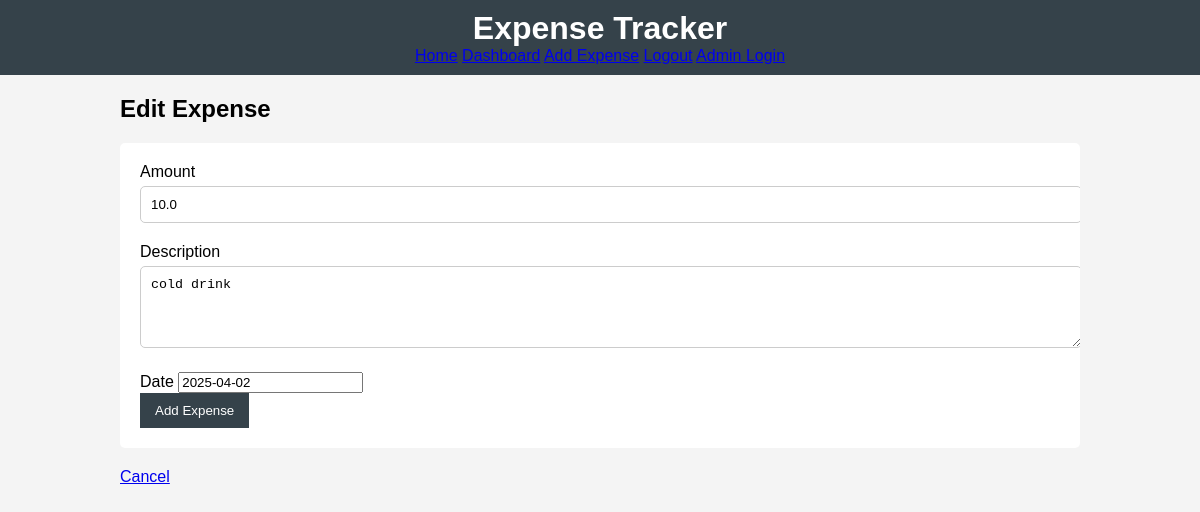
The app's page /edit_expense/3 (signed in) with its own data.
### app.py (models this page shows)
class Expense(db.Model):
    id = db.Column(db.Integer, primary_key=True)
    amount = db.Column(db.Float, nullable=False)
    description = db.Column(db.String(200), nullable=False)
    date = db.Column(db.DateTime, default=datetime.utcnow)
    user_id = db.Column(db.Integer, db.ForeignKey('user.id'), nullable=False)

### app.py (the view, shortened to what this page needs)
@app.route('/edit_expense/<int:expense_id>', methods=['GET', 'POST'])
def edit_expense(expense_id):
    if 'user_id' not in session:
        return redirect(url_for('login'))
    expense = Expense.query.get_or_404(expense_id)
    if expense.user_id != session['user_id']:
        flash('You do not have permission to edit this expense.', 'danger')
        return redirect(url_for('dashboard'))
    form = ExpenseForm(obj=expense)
    return render_template('edit_expense.html', form=form, expense=expense)

### forms.py
class ExpenseForm(FlaskForm):
    amount = FloatField('Amount', validators=[DataRequired()])
    description = TextAreaField('Description', validators=[DataRequired()])
    date = DateTimeField('Date', format='%Y-%m-%d', default=datetime.utcnow, validators=[DataRequired()])  # Added date field
    submit = SubmitField('Add Expense')

### templates/edit_expense.html (shortened to what this page needs)
{% extends 'base.html' %}
{% block content %}
<h2>Edit Expense</h2>
<form method="POST">
    {{ form.amount.label }} {{ form.amount(size=32) }}<br>
    {{ form.description.label }} {{ form.description(rows=4) }}<br>
    {{ form.date.label }} {{ form.date() }}<br>
    {{ form.submit() }}
</form>
<a href="{{ url_for('dashboard') }}">Cancel</a>
{% endblock %}

### static/style.css (style rules this page uses)
body { font-family: Arial, sans-serif; background-color: #f4f4f4; margin: 0; padding: 0; }
form { background: #ffffff; padding: 20px; margin: 20px 0; border-radius: 5px; }
input[type="text"], input[type="password"], input[type="number"], textarea { width: 100%; padding: 10px; margin: 5px 0 20px 0; border: 1px solid #ccc; border-radius: 5px; }
input[type="submit"] { background: #35424a; color: #ffffff; border: none; padding: 10px 15px; cursor: pointer; }

### records on screen
Expense: amount "10.0", description "cold drink", date "2025-04-02"
